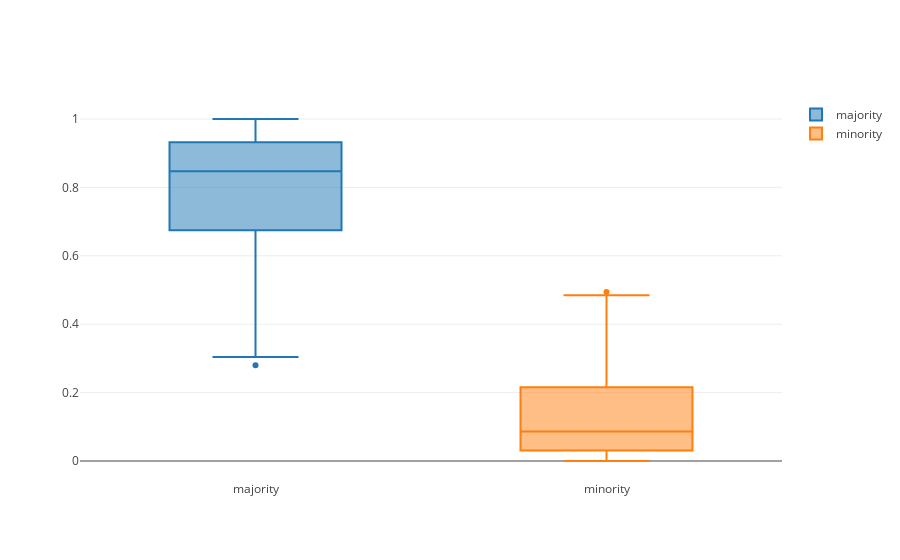
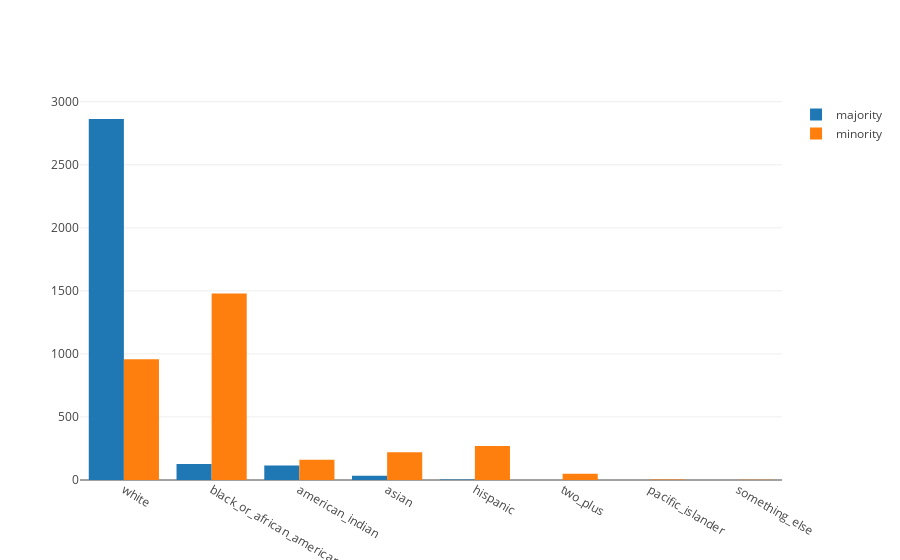

The cell these charts' notebook holds for them, in order:
### Code cell
nan_percentages(features)
len(features)

iplot(go.Figure([
    go.Box(name='majority', y=features.race_majority_prop),
    go.Box(name='minority', y=features.race_minority_prop)
]))

iplot(go.Figure([
    go.Bar(name='majority', x=pd.unique(features.race_majority), y=pd.value_counts(features.race_majority)),
    go.Bar(name='minority', x=pd.unique(features.race_minority), y=pd.value_counts(features.race_minority))
]))

### Figure 1 — Plotly figure (JSON) as saved in the notebook; plotly's stock layout.template omitted (floating-point values rounded to 4 significant figures; data arrays with more than 128 entries replaced by an {"elided": "..."} marker saying what was removed)
{"data": [{"name": "majority", "type": "box", "uid": "30cc937a-c045-11e8-af22-d8cb8a70e6ff", "y": {"elided": "3142 float values"}}, {"name": "minority", "type": "box", "uid": "30cc96d6-c045-11e8-af22-d8cb8a70e6ff", "y": {"elided": "3142 float values"}}], "layout": {}}

### Figure 2 — Plotly figure (JSON) as saved in the notebook; plotly's stock layout.template omitted (floating-point values rounded to 4 significant figures)
{"data": [{"name": "majority", "type": "bar", "uid": "30d60fd6-c045-11e8-af22-d8cb8a70e6ff", "x": ["white", "black_or_african_american", "american_indian", "asian", "hispanic"], "y": [2863, 126, 115, 34, 4]}, {"name": "minority", "type": "bar", "uid": "30d614f4-c045-11e8-af22-d8cb8a70e6ff", "x": ["black_or_african_american", "white", "hispanic", "asian", "american_indian", "two_plus", "pacific_islander", "something_else"], "y": [1480, 958, 269, 221, 160, 50, 3, 1]}], "layout": {}}
